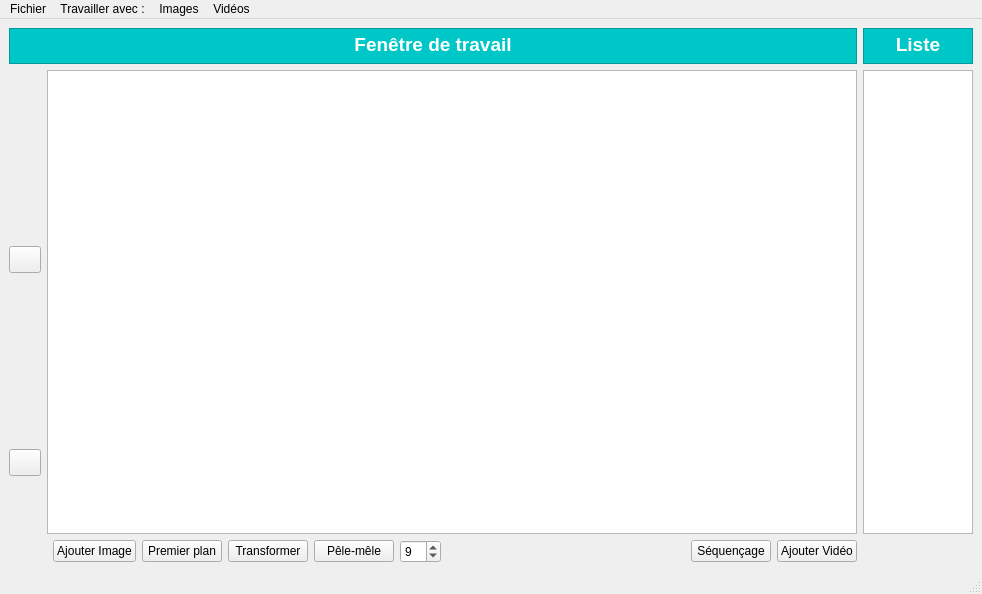
<?xml version="1.0" encoding="UTF-8"?>
<ui version="4.0">
 <class>View</class>
 <widget class="QMainWindow" name="View">
  <property name="geometry">
   <rect>
    <x>0</x>
    <y>0</y>
    <width>982</width>
    <height>594</height>
   </rect>
  </property>
  <property name="windowTitle">
   <string>Much threads, such MVC, so semaphore</string>
  </property>
  <widget class="QWidget" name="centralwidget">
   <layout class="QGridLayout" name="gridLayout">
    <item row="12" column="5">
     <widget class="QPushButton" name="pushButton_pelemele">
      <property name="text">
       <string>Pêle-mêle</string>
      </property>
     </widget>
    </item>
    <item row="4" column="0">
     <widget class="QPushButton" name="pushButton_selectImages">
      <property name="minimumSize">
       <size>
        <width>32</width>
        <height>27</height>
       </size>
      </property>
      <property name="maximumSize">
       <size>
        <width>32</width>
        <height>27</height>
       </size>
      </property>
      <property name="styleSheet">
       <string notr="true">border-image: url(&quot;/home/thierry/Images/ressource_image.jpeg&quot;);</string>
      </property>
      <property name="text">
       <string/>
      </property>
     </widget>
    </item>
    <item row="12" column="7">
     <spacer name="horizontalSpacer">
      <property name="orientation">
       <enum>Qt::Horizontal</enum>
      </property>
      <property name="sizeHint" stdset="0">
       <size>
        <width>40</width>
        <height>20</height>
       </size>
      </property>
     </spacer>
    </item>
    <item row="12" column="3">
     <widget class="QPushButton" name="pushButton_setZValue">
      <property name="text">
       <string>Premier plan</string>
      </property>
     </widget>
    </item>
    <item row="12" column="6">
     <widget class="QSpinBox" name="spinBox">
      <property name="toolTip">
       <string>&lt;html&gt;&lt;head/&gt;&lt;body&gt;&lt;p&gt;Taille du filtre&lt;/p&gt;&lt;/body&gt;&lt;/html&gt;</string>
      </property>
      <property name="minimum">
       <number>3</number>
      </property>
      <property name="maximum">
       <number>15</number>
      </property>
      <property name="value">
       <number>9</number>
      </property>
     </widget>
    </item>
    <item row="12" column="9">
     <widget class="QPushButton" name="pushButton_ouvrirVideo">
      <property name="text">
       <string>Ajouter Vidéo</string>
      </property>
     </widget>
    </item>
    <item row="7" column="0" rowspan="2">
     <spacer name="verticalSpacer_2">
      <property name="orientation">
       <enum>Qt::Vertical</enum>
      </property>
      <property name="sizeHint" stdset="0">
       <size>
        <width>20</width>
        <height>40</height>
       </size>
      </property>
     </spacer>
    </item>
    <item row="0" column="10">
     <widget class="QTextEdit" name="textEdit_2">
      <property name="enabled">
       <bool>false</bool>
      </property>
      <property name="maximumSize">
       <size>
        <width>110</width>
        <height>36</height>
       </size>
      </property>
      <property name="styleSheet">
       <string notr="true">background-color: rgb(0, 199, 199);</string>
      </property>
      <property name="verticalScrollBarPolicy">
       <enum>Qt::ScrollBarAlwaysOff</enum>
      </property>
      <property name="html">
       <string>&lt;!DOCTYPE HTML PUBLIC &quot;-//W3C//DTD HTML 4.0//EN&quot; &quot;http://www.w3.org/TR/REC-html40/strict.dtd&quot;&gt;
&lt;html&gt;&lt;head&gt;&lt;meta name=&quot;qrichtext&quot; content=&quot;1&quot; /&gt;&lt;style type=&quot;text/css&quot;&gt;
p, li { white-space: pre-wrap; }
&lt;/style&gt;&lt;/head&gt;&lt;body style=&quot; font-family:'Open Sans'; font-size:9pt; font-weight:400; font-style:normal;&quot;&gt;
&lt;p align=&quot;center&quot; style=&quot; margin-top:0px; margin-bottom:0px; margin-left:0px; margin-right:0px; -qt-block-indent:0; text-indent:0px;&quot;&gt;&lt;span style=&quot; font-size:14pt; font-weight:600; color:#ffffff;&quot;&gt;Liste&lt;/span&gt;&lt;/p&gt;&lt;/body&gt;&lt;/html&gt;</string>
      </property>
     </widget>
    </item>
    <item row="12" column="4">
     <widget class="QPushButton" name="pushButton">
      <property name="text">
       <string>Transformer</string>
      </property>
     </widget>
    </item>
    <item row="2" column="10" rowspan="10">
     <widget class="QListWidget" name="listWidget">
      <property name="minimumSize">
       <size>
        <width>110</width>
        <height>0</height>
       </size>
      </property>
      <property name="maximumSize">
       <size>
        <width>110</width>
        <height>16777215</height>
       </size>
      </property>
      <property name="styleSheet">
       <string notr="true"/>
      </property>
     </widget>
    </item>
    <item row="5" column="0">
     <spacer name="verticalSpacer_3">
      <property name="orientation">
       <enum>Qt::Vertical</enum>
      </property>
      <property name="sizeHint" stdset="0">
       <size>
        <width>20</width>
        <height>40</height>
       </size>
      </property>
     </spacer>
    </item>
    <item row="6" column="0">
     <widget class="QPushButton" name="pushButton_selectVideos">
      <property name="minimumSize">
       <size>
        <width>32</width>
        <height>27</height>
       </size>
      </property>
      <property name="maximumSize">
       <size>
        <width>32</width>
        <height>27</height>
       </size>
      </property>
      <property name="styleSheet">
       <string notr="true">border-image: url(&quot;/home/thierry/Images/ressource_movie.png&quot;);</string>
      </property>
      <property name="text">
       <string/>
      </property>
     </widget>
    </item>
    <item row="12" column="8">
     <widget class="QPushButton" name="pushButton_sequencage">
      <property name="text">
       <string>Séquençage</string>
      </property>
     </widget>
    </item>
    <item row="3" column="0">
     <spacer name="verticalSpacer">
      <property name="orientation">
       <enum>Qt::Vertical</enum>
      </property>
      <property name="sizeHint" stdset="0">
       <size>
        <width>10</width>
        <height>30</height>
       </size>
      </property>
     </spacer>
    </item>
    <item row="12" column="2">
     <widget class="QPushButton" name="pushButton_ouvrirImage">
      <property name="styleSheet">
       <string notr="true"/>
      </property>
      <property name="text">
       <string>Ajouter Image</string>
      </property>
     </widget>
    </item>
    <item row="2" column="1" rowspan="10" colspan="9">
     <widget class="QGraphicsView" name="graphicsView">
      <property name="sizePolicy">
       <sizepolicy hsizetype="Expanding" vsizetype="Expanding">
        <horstretch>0</horstretch>
        <verstretch>0</verstretch>
       </sizepolicy>
      </property>
      <property name="minimumSize">
       <size>
        <width>523</width>
        <height>0</height>
       </size>
      </property>
      <property name="cursor" stdset="0">
       <cursorShape>OpenHandCursor</cursorShape>
      </property>
      <property name="styleSheet">
       <string notr="true"/>
      </property>
     </widget>
    </item>
    <item row="0" column="0" colspan="10">
     <widget class="QTextEdit" name="textEdit">
      <property name="enabled">
       <bool>false</bool>
      </property>
      <property name="maximumSize">
       <size>
        <width>16777215</width>
        <height>36</height>
       </size>
      </property>
      <property name="styleSheet">
       <string notr="true">background-color: rgb(0, 199, 199);</string>
      </property>
      <property name="verticalScrollBarPolicy">
       <enum>Qt::ScrollBarAlwaysOff</enum>
      </property>
      <property name="html">
       <string>&lt;!DOCTYPE HTML PUBLIC &quot;-//W3C//DTD HTML 4.0//EN&quot; &quot;http://www.w3.org/TR/REC-html40/strict.dtd&quot;&gt;
&lt;html&gt;&lt;head&gt;&lt;meta name=&quot;qrichtext&quot; content=&quot;1&quot; /&gt;&lt;style type=&quot;text/css&quot;&gt;
p, li { white-space: pre-wrap; }
&lt;/style&gt;&lt;/head&gt;&lt;body style=&quot; font-family:'Open Sans'; font-size:9pt; font-weight:400; font-style:normal;&quot;&gt;
&lt;p align=&quot;center&quot; style=&quot; margin-top:0px; margin-bottom:0px; margin-left:0px; margin-right:0px; -qt-block-indent:0; text-indent:0px;&quot;&gt;&lt;span style=&quot; font-size:14pt; font-weight:600; color:#ffffff;&quot;&gt;Fenêtre de travail&lt;/span&gt;&lt;/p&gt;&lt;/body&gt;&lt;/html&gt;</string>
      </property>
     </widget>
    </item>
   </layout>
  </widget>
  <widget class="QMenuBar" name="menubar">
   <property name="geometry">
    <rect>
     <x>0</x>
     <y>0</y>
     <width>982</width>
     <height>25</height>
    </rect>
   </property>
   <widget class="QMenu" name="menuFichier">
    <property name="title">
     <string>Fichier</string>
    </property>
    <addaction name="ouvrirImage"/>
    <addaction name="ouvrirVideo"/>
   </widget>
   <widget class="QMenu" name="menuImages">
    <property name="title">
     <string>Images</string>
    </property>
    <addaction name="pelemeleNB"/>
    <addaction name="pelemeleCouleur"/>
    <addaction name="pelemeleGauss"/>
   </widget>
   <widget class="QMenu" name="menuVid_os">
    <property name="title">
     <string>Vidéos</string>
    </property>
    <addaction name="seqX"/>
    <addaction name="seqY"/>
   </widget>
   <widget class="QMenu" name="menuTravailler_avec">
    <property name="title">
     <string>Travailler avec :</string>
    </property>
    <addaction name="focusImage"/>
    <addaction name="focusVideo"/>
   </widget>
   <addaction name="menuFichier"/>
   <addaction name="menuTravailler_avec"/>
   <addaction name="menuImages"/>
   <addaction name="menuVid_os"/>
  </widget>
  <widget class="QStatusBar" name="statusbar"/>
  <action name="ouvrirImage">
   <property name="text">
    <string>Ouvrir un fichier image</string>
   </property>
  </action>
  <action name="pelemeleNB">
   <property name="text">
    <string>Pêle-mêle noir &amp; blanc</string>
   </property>
  </action>
  <action name="pelemeleCouleur">
   <property name="text">
    <string>Pêle-mêle couleurs</string>
   </property>
  </action>
  <action name="seqX">
   <property name="text">
    <string>Séquençage horizontal</string>
   </property>
  </action>
  <action name="seqY">
   <property name="text">
    <string>Séquençage vertical</string>
   </property>
  </action>
  <action name="ouvrirVideo">
   <property name="text">
    <string>Ouvrir un fichier vidéo</string>
   </property>
  </action>
  <action name="focusImage">
   <property name="text">
    <string>Images</string>
   </property>
  </action>
  <action name="focusVideo">
   <property name="text">
    <string>Vidéos</string>
   </property>
  </action>
  <action name="pelemeleGauss">
   <property name="text">
    <string>Pêle-mêle avec flou gaussien</string>
   </property>
  </action>
  <action name="detection_de_contour">
   <property name="text">
    <string>Pêle-mêle avec détection de contour</string>
   </property>
  </action>
 </widget>
 <tabstops>
  <tabstop>graphicsView</tabstop>
  <tabstop>pushButton_pelemele</tabstop>
  <tabstop>pushButton_sequencage</tabstop>
  <tabstop>pushButton_ouvrirVideo</tabstop>
 </tabstops>
 <resources/>
 <connections/>
</ui>
